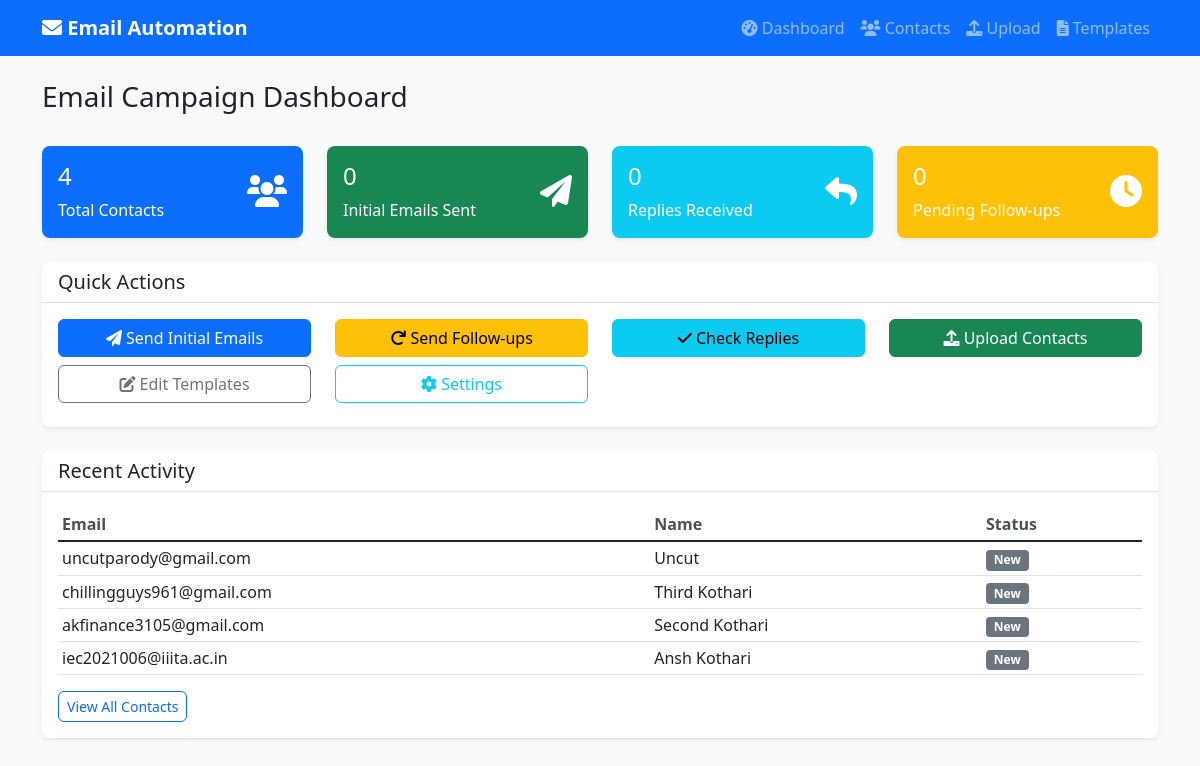
Before: / with the older database file.
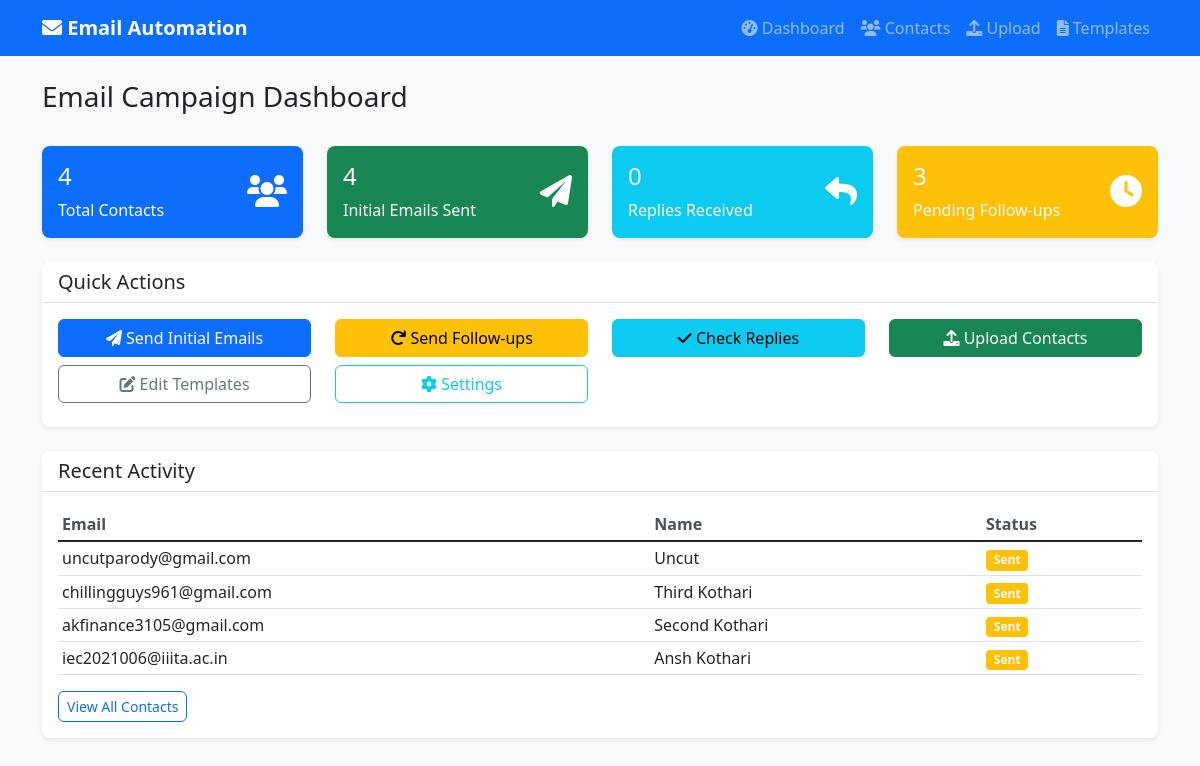
After: the same page with the newer database file.
### tables this page shows
CREATE TABLE contacts (
        id INTEGER PRIMARY KEY AUTOINCREMENT,
        email TEXT UNIQUE,
        name TEXT,
        initial_sent_date TEXT,
        followup_sent_count INTEGER DEFAULT 0,
        last_activity_date TEXT,
        replied INTEGER DEFAULT 0,
        custom_followup_time TEXT
    , reply_date TEXT, last_followup_date TEXT);

### app.py (the view)
@app.route('/')
def dashboard():
    conn = get_db_connection()
    contacts = conn.execute('''
        SELECT * FROM contacts
        ORDER BY id DESC
        LIMIT 10
    ''').fetchall()
    recent_logs = conn.execute('''
        SELECT l.id, l.contact_id, l.action, l.date, l.details, c.email, c.name
        FROM log l
        LEFT JOIN contacts c ON l.contact_id = c.id
        ORDER BY l.date DESC
        LIMIT 10
    ''').fetchall()
    recent_activities = conn.execute('''
        SELECT * FROM recent_activity
        ORDER BY timestamp DESC
        LIMIT 10
    ''').fetchall()
    scheduler_settings = scheduler_manager.get_settings()
    stats = {
        'total_contacts': conn.execute('SELECT COUNT(*) FROM contacts').fetchone()[0],
        'sent_initial': conn.execute('SELECT COUNT(*) FROM contacts WHERE initial_sent_date IS NOT NULL').fetchone()[0],
        'replied': conn.execute('SELECT COUNT(*) FROM contacts WHERE replied = 1').fetchone()[0],
        'pending_followup': conn.execute('SELECT COUNT(*) FROM contacts WHERE replied = 0 AND initial_sent_date IS NOT NULL AND followup_sent_count < ?', (scheduler_settings['max_followups'],)).fetchone()[0]
    }
    conn.close()
    return render_template('dashboard.html', stats=stats, contacts=contacts, logs=recent_logs, recent_activities=recent_activities)

### app.py (called while the page is built)
def get_db_connection():
    conn = sqlite3.connect(DB_FILE)
    conn.row_factory = sqlite3.Row
    return conn

### templates/dashboard.html (shortened to what the changed rows need)
{% extends "base.html" %}
{% block content %}
<div class="row mb-4">
    <div class="col-12">
        <h1 class="h3">Email Campaign Dashboard</h1>
    </div>
</div>
<div class="row mb-4">
    <div class="col-md-3">
        <div class="card bg-success text-white">
            <div class="card-body">
                <div class="d-flex justify-content-between">
                    <div>
                        <h4>{{ stats.sent_initial }}</h4>
                        <p class="mb-0">Initial Emails Sent</p>
                    </div>
                </div>
            </div>
        </div>
    </div>
    <div class="col-md-3">
        <div class="card bg-warning text-white">
            <div class="card-body">
                <div class="d-flex justify-content-between">
                    <div>
                        <h4>{{ stats.pending_followup }}</h4>
                        <p class="mb-0">Pending Follow-ups</p>
                    </div>
                </div>
            </div>
        </div>
    </div>
</div>
<div class="row">
    <div class="col-12">
        <div class="card">
            <div class="card-body">
                <div class="table-responsive">
                    <table class="table table-sm">
                        <thead>
                            <tr>
                                <th>Email</th>
                                <th>Name</th>
                                <th>Status</th>
                            </tr>
                        </thead>
                        <tbody>
                            {% for contact in contacts %}
                            <tr>
                                <td>{{ contact.email }}</td>
                                <td>{{ contact.name or 'N/A' }}</td>
                                <td>
                                    {% if contact.replied %}
                                        <span class="badge bg-success">Replied</span>
                                    {% elif contact.initial_sent_date %}
                                        <span class="badge bg-warning">Sent</span>
                                    {% else %}
                                        <span class="badge bg-secondary">New</span>
                                    {% endif %}
                                </td>
                            </tr>
                            {% endfor %}
                        </tbody>
                    </table>
                </div>
            </div>
        </div>
    </div>
</div>
{% endblock %}

Changed rows visible on the page:
changed contacts "uncutparody@gmail.com": now shows "Sent"; no longer shows "New"
changed contacts "chillingguys961@gmail.com": now shows "Sent"; no longer shows "New"
changed contacts "akfinance3105@gmail.com": now shows "Sent"; no longer shows "New"
changed contacts "iec2021006@iiita.ac.in": now shows "Sent"; no longer shows "New"
Other visible differences:
{{ stats.sent_initial }}: "0" → "4"
{{ stats.pending_followup }}: "0" → "3"
